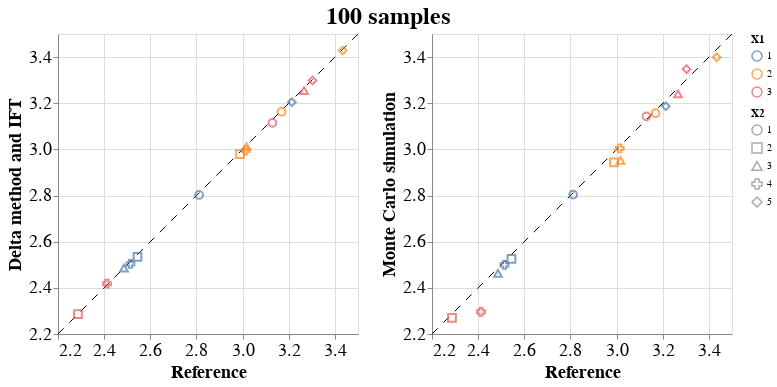

Here is the notebook cell this chart was saved with:
### Markdown cell above
We compare the 97.55% percentiles for both methods.

### Code cell
delta_method = pd.DataFrame({'X1': x1, \
                             'X2': x2, \
                             'delta_method': df_raked.loc[df_raked.Type=='Raked'].Value + \
                                 np.sqrt(np.diag(covariance_0)) * norm.ppf(0.975, 0, 1)})
monte_carlo = pd.DataFrame({'X1': x1, \
                          'X2': x2, \
                          'monte_carlo': np.quantile(beta, 0.975, axis=0)})
reference = pd.DataFrame({'X1': x1, \
                          'X2': x2, \
                          'reference': np.quantile(beta_ref, 0.975, axis=0)})
df = delta_method.merge(
    monte_carlo, how='inner', on=['X1', 'X2']).merge(
    reference, how='inner', on=['X1', 'X2'])

#min_x = min(df['delta_method'].min(), df['monte_carlo'].min(), df['reference'].min())
#max_x = max(df['delta_method'].max(), df['monte_carlo'].max(), df['reference'].max())
min_x = 2.2
max_x = 3.5

points_delta = alt.Chart(df).mark_point(size=60).encode(
    x=alt.X('reference:Q', scale=alt.Scale(domain=[min_x, max_x], zero=False), axis=alt.Axis(title='Reference')),
    y=alt.Y('delta_method:Q', scale=alt.Scale(domain=[min_x, max_x], zero=False), axis=alt.Axis(title='Delta method and IFT')),
    color=alt.Color('X1:N', legend=alt.Legend(title='X1')),
    shape=alt.Shape('X2:N', legend=alt.Legend(title='X2'))
)

points_samples = alt.Chart(df).mark_point(size=60).encode(
    x=alt.X('reference:Q', scale=alt.Scale(domain=[min_x, max_x], zero=False), axis=alt.Axis(title='Reference')),
    y=alt.Y('monte_carlo:Q', scale=alt.Scale(domain=[min_x, max_x], zero=False), axis=alt.Axis(title='Monte Carlo simulation')),
    color=alt.Color('X1:N', legend=alt.Legend(title='X1')),
    shape=alt.Shape('X2:N', legend=alt.Legend(title='X2'))
)

diagonal = alt.Chart().mark_rule(strokeDash=[8, 8]).encode(
    x=alt.value(0),
    x2=alt.value('width'),
    y=alt.value('height'),
    y2=alt.value(0)
)

chart_delta = (diagonal + points_delta)

chart_samples = (diagonal + points_samples)

chart = alt.hconcat(chart_delta, chart_samples).properties(
    title=str(N) + ' samples',
).configure_title(
    anchor='middle',
    fontSize=24
).configure_axis(
    labelFontSize=18,
    titleFontSize=18
)
chart

### Figure 1 — Vega-Lite specification as saved in the notebook (floating-point values rounded to 4 significant figures)
{"config": {"view": {"continuousWidth": 300, "continuousHeight": 300}, "axis": {"labelFontSize": 18, "titleFontSize": 18}, "title": {"anchor": "middle", "fontSize": 24}}, "hconcat": [{"layer": [{"data": {"name": "empty"}, "mark": {"type": "rule", "strokeDash": [8, 8]}, "encoding": {"x": {"value": 0}, "x2": {"value": "width"}, "y": {"value": "height"}, "y2": {"value": 0}}}, {"data": {"name": "data-af3efab16667a5e6dd7dedbdec07a626"}, "mark": {"type": "point", "size": 60}, "encoding": {"color": {"field": "X1", "legend": {"title": "X1"}, "type": "nominal"}, "shape": {"field": "X2", "legend": {"title": "X2"}, "type": "nominal"}, "x": {"axis": {"title": "Reference"}, "field": "reference", "scale": {"domain": [2.2, 3.5], "zero": false}, "type": "quantitative"}, "y": {"axis": {"title": "Delta method and IFT"}, "field": "delta_method", "scale": {"domain": [2.2, 3.5], "zero": false}, "type": "quantitative"}}}]}, {"layer": [{"data": {"name": "empty"}, "mark": {"type": "rule", "strokeDash": [8, 8]}, "encoding": {"x": {"value": 0}, "x2": {"value": "width"}, "y": {"value": "height"}, "y2": {"value": 0}}}, {"data": {"name": "data-af3efab16667a5e6dd7dedbdec07a626"}, "mark": {"type": "point", "size": 60}, "encoding": {"color": {"field": "X1", "legend": {"title": "X1"}, "type": "nominal"}, "shape": {"field": "X2", "legend": {"title": "X2"}, "type": "nominal"}, "x": {"axis": {"title": "Reference"}, "field": "reference", "scale": {"domain": [2.2, 3.5], "zero": false}, "type": "quantitative"}, "y": {"axis": {"title": "Monte Carlo simulation"}, "field": "monte_carlo", "scale": {"domain": [2.2, 3.5], "zero": false}, "type": "quantitative"}}}]}], "title": "100 samples", "$schema": "https://vega.github.io/schema/vega-lite/v5.20.1.json", "datasets": {"empty": [{}], "data-af3efab16667a5e6dd7dedbdec07a626": [{"X1": 1, "X2": 1, "delta_method": 2.802, "monte_carlo": 2.804, "reference": 2.812}, {"X1": 2, "X2": 1, "delta_method": 3.163, "monte_carlo": 3.157, "reference": 3.169}, {"X1": 3, "X2": 1, "delta_method": 3.115, "monte_carlo": 3.143, "reference": 3.129}, {"X1": 1, "X2": 2, "delta_method": 2.534, "monte_carlo": 2.526, "reference": 2.544}, {"X1": 2, "X2": 2, "delta_method": 2.98, "monte_carlo": 2.943, "reference": 2.989}, {"X1": 3, "X2": 2, "delta_method": 2.287, "monte_carlo": 2.27, "reference": 2.287}, {"X1": 1, "X2": 3, "delta_method": 2.485, "monte_carlo": 2.463, "reference": 2.486}, {"X1": 2, "X2": 3, "delta_method": 3.013, "monte_carlo": 2.952, "reference": 3.017}, {"X1": 3, "X2": 3, "delta_method": 3.254, "monte_carlo": 3.241, "reference": 3.266}, {"X1": 1, "X2": 4, "delta_method": 2.504, "monte_carlo": 2.5, "reference": 2.514}, {"X1": 2, "X2": 4, "delta_method": 2.995, "monte_carlo": 3.004, "reference": 3.013}, {"X1": 3, "X2": 4, "delta_method": 2.418, "monte_carlo": 2.296, "reference": 2.412}, {"X1": 1, "X2": 5, "delta_method": 3.204, "monte_carlo": 3.187, "reference": 3.213}, {"X1": 2, "X2": 5, "delta_method": 3.429, "monte_carlo": 3.399, "reference": 3.434}, {"X1": 3, "X2": 5, "delta_method": 3.299, "monte_carlo": 3.348, "reference": 3.303}]}}
